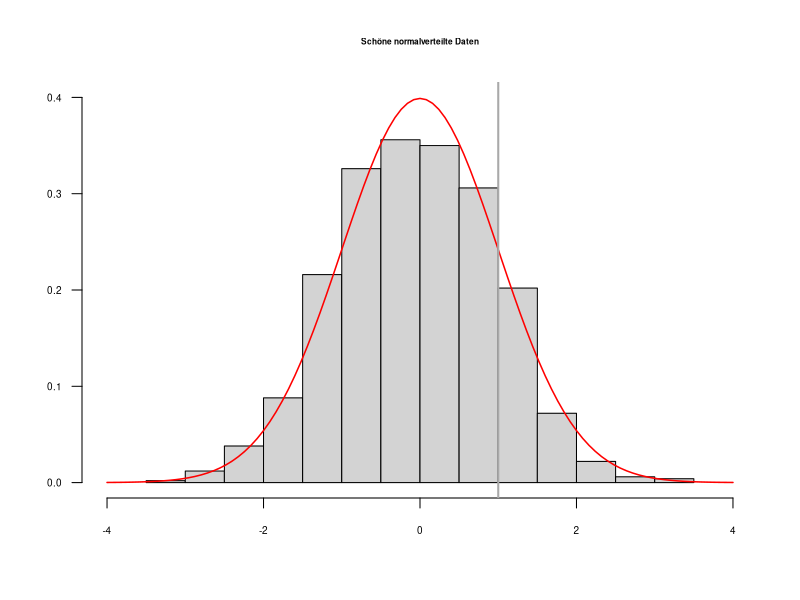

This figure's R source:
## ---- chunk 1

## Füge mehrere Zahlen zu einem Vektor zusammen:
c(0.5, 1, 1.5) # Kommazahlen mit DezimalPUNKT schreiben

## ---- chunk 2
c(1)
## ---- chunk 3
c(0.5, 1, 1.5, c(1, 2, 3))
## ---- chunk 4

## Berechne einen Mittelwert
mean(c(0.5, 1, 1.5))

## Berechne eine Standardabweichung
sd(c(0.5, 1, 1.5))

## Berechne eine Varianz:
var(c(0.5, 1, 1.5))

## Und jetzt noch einmal die Standardabweichung:
sqrt(var(c(0.5, 1, 1.5))) # was ist `sqrt`?

## Minimum:
min(c(0.5, 1, 1.5))

## Maximum:
max(c(0.5, 1, 1.5))
## ---- chunk 5
1:20
## ---- chunk 6
sum(1:1000)
## ---- chunk 7
5:-5
## ---- chunk 8
1:10 * 2
## ---- chunk 9
(1:10 * 2) - 1
## ---- chunk 10
2:4 * 4:6 # entspricht c(2*4, 3*5, 4*6)
## ---- chunk 11
## Speichert einen Vektor in einer Variablen:
meinVektor <- c(1, 2, 6, 7, 10)
## ---- chunk 12
meinVektor
## ---- chunk 13
meinVektor * 2
## ---- chunk 14
xx <- mean(meinVektor)

## "Zentrierter" numerischer Vektor:
meinVektor - xx

## ---- chunk 15
foo = 1:2
foo
## ---- chunk 16
bar <- c(3, 2, 6, 3, 9, 5, 7, -3)
sort(bar)
## ---- chunk 17
bar
## ---- chunk 18
bar <- c(3, 2, 6, 3, 9, 5, 7, -3)
bar <- sort(bar)
## ---- chunk 19
mode(1:10)
## ---- chunk 20
"Hallo Welt!" # doppelte Anführungszeichen
## ---- chunk 21
items <- paste0("item_", 1:10)
## ---- chunk 22
length(items)
items
## ---- chunk 23
paste0("item", "_", 1) # paste0 nimmt beliebig viele Argumente an
## ---- chunk 24
wahr   <- TRUE
falsch <- FALSE
## ---- chunk 25

## Logisches UND
TRUE & TRUE

TRUE & FALSE

FALSE & FALSE

## Logisches ODER
TRUE | TRUE

TRUE | FALSE

FALSE | FALSE

## Logisches NICHT
!TRUE

!FALSE

## ---- chunk 26
c(TRUE, FALSE, FALSE) & c(TRUE, TRUE, FALSE)

c(TRUE, FALSE, FALSE) | c(TRUE, TRUE, FALSE)
## ---- chunk 27
!c(TRUE, FALSE)
## ---- chunk 28

laune <- c(1, 2, 3, 1, 2, 1)

laune_faktor <- factor(laune, levels = c(1, 2, 3),
                       labels = c(":(", ":)", ":D"))

laune_faktor
## ---- chunk 29
mean(laune)
## ---- chunk 30
mean(laune_faktor)
## ---- chunk 31
messy_data <- c(1, 3, 2, 9, 3, NA, 6, NA, 5)
## ---- chunk 32
mean(messy_data) # geht nicht wegen des fehlenden Werts
## ---- chunk 33
mean(messy_data, na.rm = TRUE)
## ---- chunk 34

vergleichswert <- 3
daten <- 1:5
daten > vergleichswert
daten < vergleichswert
daten >= vergleichswert
daten <= vergleichswert
daten == vergleichswert
daten != vergleichswert

## ---- chunk 35

daten = vergleichswert

## ---- chunk 36
daten
## ---- chunk 37
text1 <- "Hallo Welt"
text1 == "Hallo Welt"
text1 == "Hallo Welt!"
## ---- chunk 38
geschlecht <- c(1, 2, 1, 1, 2, 1, 3)
geschlecht <- factor(laune, levels = 1:3,
                     labels = c("weiblich", "maennlich", "divers"))

geschlecht == "maennlich"
## ---- chunk 39

score_test1 <- c(23, 19, 44, 18, 25, 22)
score_test2 <- c(26, 23, 29, 18, 32, 19)

score_test1 > score_test2

score_test1 == score_test2

## ---- chunk 40

## Erstelle 1,000 Zufallsdaten:
zufallsdaten <- rnorm(1000)

## ---- chunk 41

length(zufallsdaten)

## ---- chunk 42

head(zufallsdaten)

## ---- chunk 43
## Male Histogram
hist(zufallsdaten, freq = FALSE,
     main = "Schöne normalverteilte Daten",
     xlab = "", ylab = "", las = 1,
     xlim = c(-4, 4), ylim = c(0, 0.4),
     cex.main = 0.5, cex.axis = 0.6)

## Lege eine Normalverteilungskurve über die Daten
curve(dnorm, col = "red", add = TRUE, lwd = 1.5)

## Zeichne eine graue Linie beim x-Wert `1` ein:
abline(v = 1, lwd = 2, col = "darkgrey")
## ---- chunk 44
sum(zufallsdaten > 1)
## ---- chunk 45
mean(zufallsdaten > 1)
## ---- chunk 46
1 - pnorm(1)
## ---- chunk 47

## 100,000 Zufallsdaten sind für R kein Problem
zufallsdaten <- rnorm(100000) # 100000
mean(zufallsdaten > 1)

## ---- chunk 48

2 %in% 1:3

## ---- chunk 49

4 %in% 1:3

## ---- chunk 50

c(2, 3) %in% 3:5

## ---- chunk 51

daten <- c(2, 4, 1)

## ---- chunk 52

daten[1]
xx <- daten[3] # ein-elementiger Vektor
xx
## ---- chunk 53

daten[-1]

## ---- chunk 54
daten[c(1, 2)]
daten[-c(2, 3)]
## ---- chunk 55

meinVektor <- c(1, 2, 3, 7, 8, 9)

auswahl <- meinVektor > 5
auswahl

## ---- chunk 56

meinVektor[auswahl]

## ---- chunk 57

meinVektor <- 1:20

auswahl <- (meinVektor < 5) | (meinVektor > 17)
auswahl

meinVektor[auswahl]

## ---- chunk 58

## Wähle alle Daten aus, die größer sind als 2 (das sollten im Schnitt
## etwa 2.5% der Daten sein)
daten <- rnorm(300)
daten[daten > 2]

## ---- chunk 59

daten <- 1:5
daten[c(2, 5)] <- 0
daten

## ---- chunk 60

daten <- 1:5
daten[c(TRUE, FALSE, TRUE, FALSE, FALSE)] <- 0
daten

## ---- chunk 61

daten <- c(1, -99, 5, -99, 2, -99, 4, 1:3)
daten

missing_values <- daten == -99
missing_values
## ---- chunk 62
daten[missing_values] <- NA
daten
## ---- chunk 63
TRUE | TRUE & FALSE
## ---- chunk 64
(TRUE | TRUE) & FALSE
## ---- chunk 65
c(FALSE, TRUE) | c(FALSE, FALSE) & c(TRUE, FALSE)
## ---- chunk 66
(c(FALSE, TRUE) | c(FALSE, FALSE)) & c(TRUE, FALSE)
## ---- chunk 67
1:10[-8]
## ---- chunk 68
10[-8]
## ---- chunk 69
(1:10)[-8]
## ---- chunk 70

paste0("item_", 1:10)[-c(1, 3, 9)]
